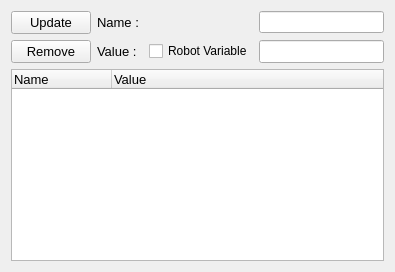
                    <widget class="QWidget" name="tab_19">
                     <attribute name="title">
                      <string>Query</string>
                     </attribute>
                     <layout class="QHBoxLayout" name="horizontalLayout_27">
                      <item>
                       <layout class="QGridLayout" name="gridLayout_36">
                        <item row="0" column="1">
                         <widget class="QLabel" name="label_58">
                          <property name="font">
                           <font>
                            <family>Segoe UI</family>
                            <pointsize>10</pointsize>
                           </font>
                          </property>
                          <property name="text">
                           <string>Name : </string>
                          </property>
                         </widget>
                        </item>
                        <item row="0" column="3">
                         <widget class="QLineEdit" name="textbox_tc_query_dependency_name"/>
                        </item>
                        <item row="1" column="3">
                         <widget class="QLineEdit" name="textbox_tc_query_dependency_value">
                          <property name="font">
                           <font>
                            <family>Segoe UI</family>
                            <pointsize>10</pointsize>
                           </font>
                          </property>
                         </widget>
                        </item>
                        <item row="1" column="1">
                         <widget class="QLabel" name="label_65">
                          <property name="font">
                           <font>
                            <family>Segoe UI</family>
                            <pointsize>10</pointsize>
                           </font>
                          </property>
                          <property name="text">
                           <string>Value : </string>
                          </property>
                         </widget>
                        </item>
                        <item row="2" column="0" colspan="4">
                         <widget class="QTreeWidget" name="table_tc_dependency_query">
                          <property name="font">
                           <font>
                            <family>Segoe UI</family>
                            <pointsize>10</pointsize>
                           </font>
                          </property>
                          <column>
                           <property name="text">
                            <string>Name</string>
                           </property>
                          </column>
                          <column>
                           <property name="text">
                            <string>Value</string>
                           </property>
                          </column>
                         </widget>
                        </item>
                        <item row="1" column="2">
                         <widget class="QCheckBox" name="checkBox_tc_query_dependency_robot_variable">
                          <property name="text">
                           <string>Robot Variable</string>
                          </property>
                         </widget>
                        </item>
                        <item row="1" column="0">
                         <widget class="QPushButton" name="btn_tc_remove_dependency_query">
                          <property name="font">
                           <font>
                            <family>Segoe UI</family>
                            <pointsize>10</pointsize>
                           </font>
                          </property>
                          <property name="text">
                           <string>Remove</string>
                          </property>
                         </widget>
                        </item>
                        <item row="0" column="0">
                         <widget class="QPushButton" name="btn_tc_update_dependency_query">
                          <property name="font">
                           <font>
                            <family>Segoe UI</family>
                            <pointsize>10</pointsize>
                           </font>
                          </property>
                          <property name="text">
                           <string>Update</string>
                          </property>
                         </widget>
                        </item>
                       </layout>
                      </item>
                     </layout>
                    </widget>
